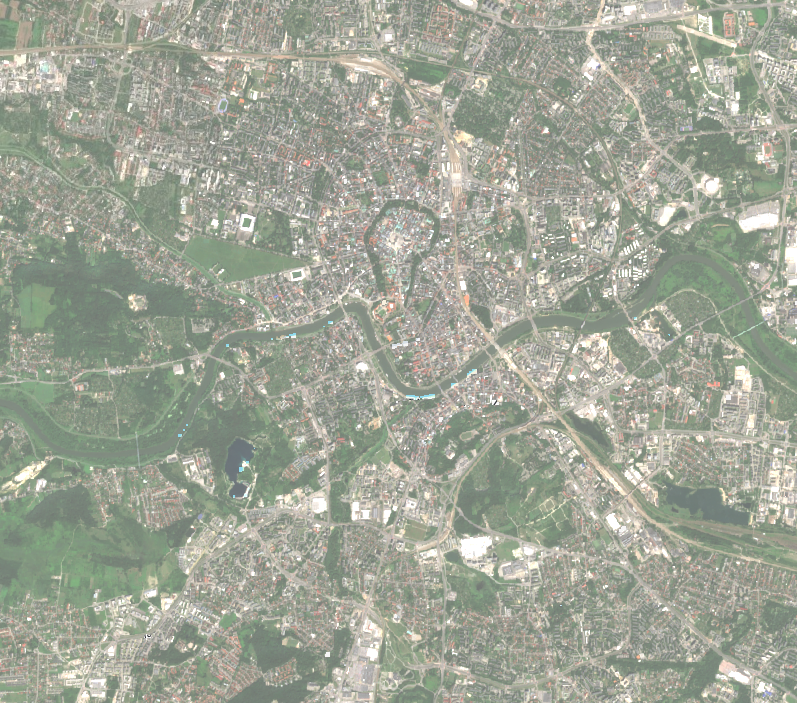
#> input picture class_1/krk.png, 797 x 703 px
$ jupyter execute algebra.ipynb
#> lines starting #> are read from the running program, lines starting #| are printed output that depends on the picture
# Introduction to Linear Algebra and the world of probablitites

In this work-sheet, we shall do two activities. First of all we shall check the power of SVD. Then we shall check how may we generate data from an arbitrary distribution (given that we have the ability to generate data from a uniform distribution).

## Singular Value Decomposition
Lets load an image and try to do it's SVD.

Please note the way to access an image from your Google drive. Change the code accordingly (and load an image in your Google drive) to access to your own image!

Mark that we shall be using PIL's Image library, a useful set of powerful algorithms for image processing.

[cell 1]
import matplotlib.pyplot as plt
import numpy as np

from PIL import Image

Lets load the image and convert that to a gray-scale version (so that we can treat it just like a 2D matrix). What will happen if its not gray-scale?

It's not a single value anymore so single value decomposition won't work in this format (it expects a 2D matrix)

using local pc paths (easier), going to be working on 2 pictures simultaneously, sen-2 screenshots taken from GEE

the areas of interest are Krakow center as the urban area and some patch of land north of Hrubieszow in Lubelskie voivodeship as the rural area

[cell 2]
img_krk = Image.open("krk.png")
#> img_krk is the input picture: PIL image 797x703 RGB; mean R, G, B 159.8, 164.8, 150.5
imggray_krk = img_krk.convert('L')

img_lub = Image.open("lub.png")
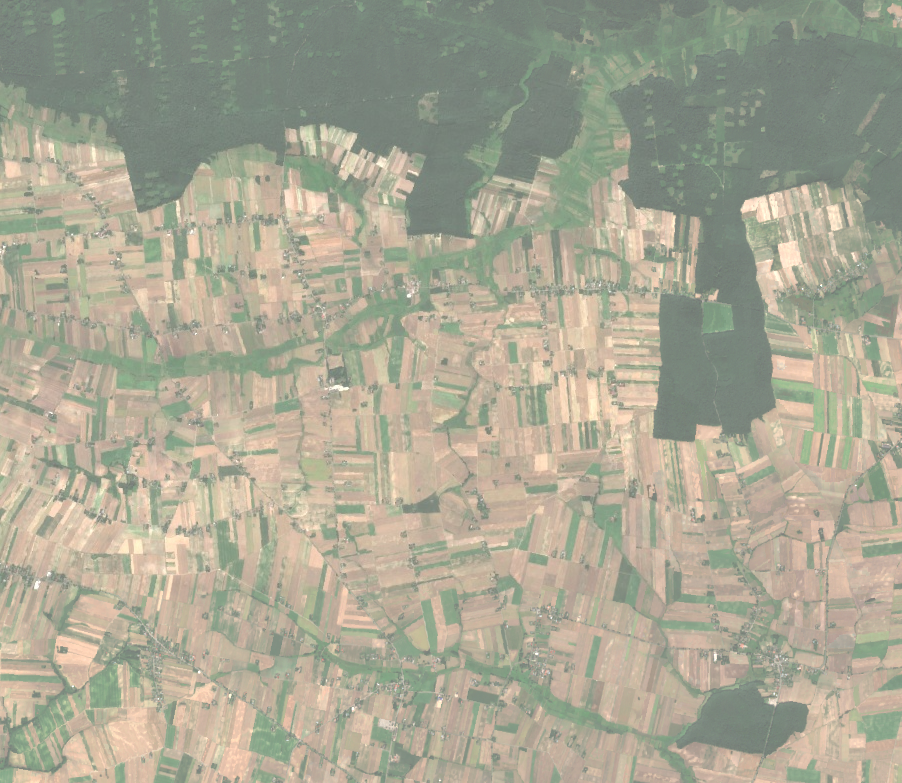
#> input picture class_1/lub.png, 902 x 783 px
#> img_lub is the input picture: PIL image 902x783 RGB; mean R, G, B 169.2, 166.8, 148.1
imggray_lub = img_lub.convert('L')
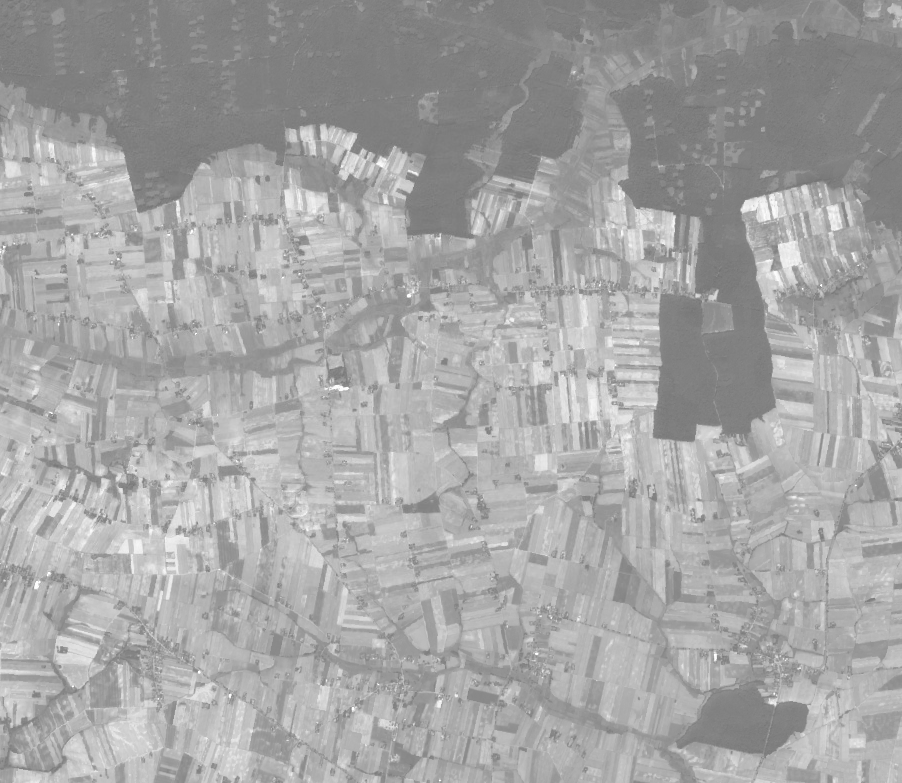
#> imggray_lub: PIL image 902x783 L; min 112, max 255, mean 165.4

[cell 3]
imgmat_krk = np.array(list(imggray_krk.getdata(band=0)), float)
imgmat_krk.shape = (imggray_krk.size[1], imggray_krk.size[0])
imgmat_krk = np.matrix(imgmat_krk)

imgmat_lub = np.array(list(imggray_lub.getdata(band=0)), float)
imgmat_lub.shape = (imggray_lub.size[1], imggray_lub.size[0])
imgmat_lub = np.matrix(imgmat_lub)

plt.figure(figsize=(12, 6))
plt.subplot(1, 2, 1)
plt.axis('off')
plt.title('Original krk.png')
plt.imshow(imgmat_krk, cmap='gray')
plt.subplot(1, 2, 2)
plt.axis('off')
plt.title('Original lub.png')
plt.imshow(imgmat_lub, cmap='gray')

### SVD

We can directly use the $svd$ command from Numpy to operate SVD on the matrix.

Lets first check how the image will look if we only use a single vector to reconstruct the image.

[cell 4]
U_krk, sigma_krk, V_krk = np.linalg.svd(imgmat_krk)
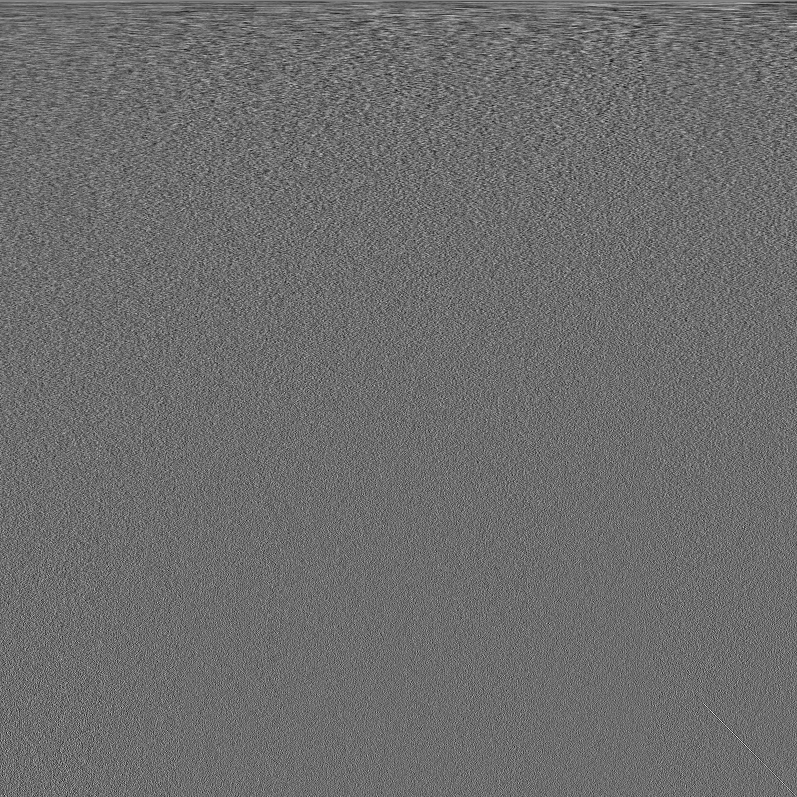
#> V_krk: shape (797, 797) float64; min -0.176, max 0.234, mean 4.4e-05; drawn with min black and max white
#> sigma_krk = 703 values, max 121153 at index 0, min 11.8 at index 702, mean 628.1
reconstimg_krk = np.matrix(U_krk[:, :1]) * np.diag(sigma_krk[:1]) * np.matrix(V_krk[:1, :])

U_lub, sigma_lub, V_lub = np.linalg.svd(imgmat_lub)
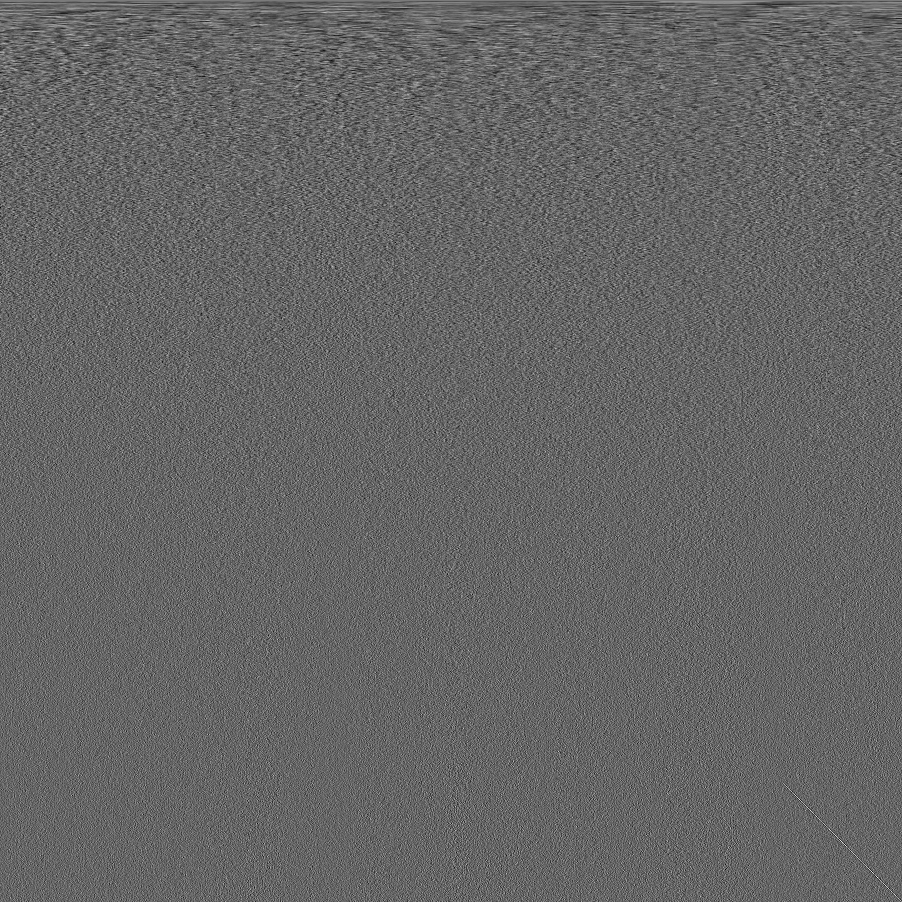
#> V_lub: shape (902, 902) float64; min -0.158, max 0.239, mean 3.77e-05; drawn with min black and max white
#> sigma_lub = 783 values, max 139868.4 at index 0, min 4.88 at index 782, mean 435.4
reconstimg_lub = np.matrix(U_lub[:, :1]) * np.diag(sigma_lub[:1]) * np.matrix(V_lub[:1, :])

plt.figure(figsize=(12, 6))
plt.subplot(1, 2, 1)
plt.imshow(reconstimg_krk, cmap='gray')
plt.subplot(1, 2, 2)
plt.imshow(reconstimg_lub, cmap='gray')

Now lets check how does the sigma vector look like.

What do you observe? The lines are a little less steep, meaning we have more complexity compared to the test image previously discussed in class.

How many vectors can we use to get a decent reconstruction of the image? For both sen-2 images, around 100 was the mark where it stopped being terrible.

What will happen if we omit the first 1-2 vectors (corresponding to the largest eigen values)?
The image gets blurry. In this instance, the fields did better than urban area, which did better than forests (those are barely recognizeable)

[cell 5]
U_krk.shape
sigma_krk.shape
plt.figure(figsize=(12, 6))
plt.subplot(1, 2, 1)
plt.title('Sigma krk')
plt.plot(sigma_krk)
plt.subplot(1, 2, 2)
plt.title('Sigma lub')
plt.plot(sigma_lub)
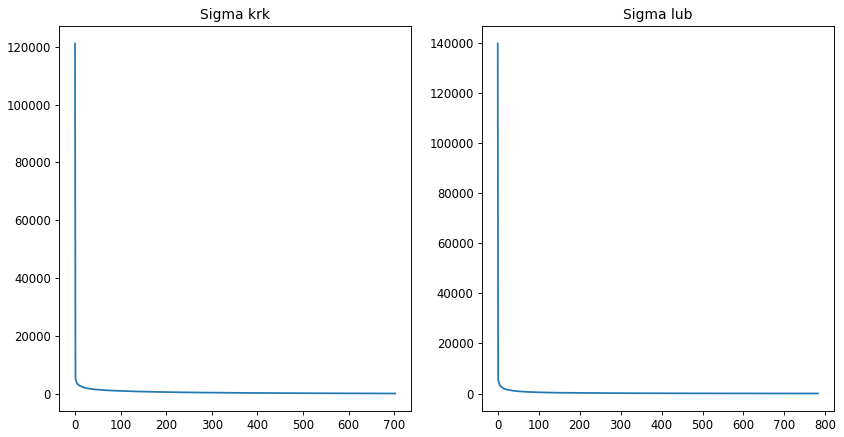
#> figure drawn by matplotlib, 2 panels; panel 1: curve peaks at x = 0, y = 121153; panel 2: curve peaks at x = 0, y = 139868.4

[cell 6]
i = 50
j = 0
reconstimg_krk = np.matrix(U_krk[:, j:i]) * np.diag(sigma_krk[j:i]) * np.matrix(V_krk[j:i, :])
reconstimg_lub = np.matrix(U_lub[:, j:i]) * np.diag(sigma_lub[j:i]) * np.matrix(V_lub[j:i, :])
plt.figure(figsize=(12, 12))
plt.subplot(2, 2, 1)
plt.axis('off')
plt.title('Original krk.png')
plt.imshow(imgmat_krk, cmap='gray')
plt.subplot(2, 2, 2)
plt.axis('off')
plt.title('Reconstructed first 50 krk.png')
plt.imshow(reconstimg_krk, cmap='gray')

plt.subplot(2, 2, 3)
plt.axis('off')
plt.title('Original lub.png')
plt.imshow(imgmat_lub, cmap='gray')
plt.subplot(2, 2, 4)
plt.axis('off')
plt.title('Reconstructed first 50 lub.png')
plt.imshow(reconstimg_lub, cmap='gray')

[cell 7]
i = 100
j = 0
reconstimg_krk = np.matrix(U_krk[:, j:i]) * np.diag(sigma_krk[j:i]) * np.matrix(V_krk[j:i, :])
reconstimg_lub = np.matrix(U_lub[:, j:i]) * np.diag(sigma_lub[j:i]) * np.matrix(V_lub[j:i, :])
plt.figure(figsize=(12, 12))
plt.subplot(2, 2, 1)
plt.axis('off')
plt.title('Original krk.png')
plt.imshow(imgmat_krk, cmap='gray')
plt.subplot(2, 2, 2)
plt.axis('off')
plt.title('Reconstructed first 100 krk.png')
plt.imshow(reconstimg_krk, cmap='gray')

plt.subplot(2, 2, 3)
plt.axis('off')
plt.title('Original lub.png')
plt.imshow(imgmat_lub, cmap='gray')
plt.subplot(2, 2, 4)
plt.axis('off')
plt.title('Reconstructed first 100 lub.png')
plt.imshow(reconstimg_lub, cmap='gray')

[cell 8]
i = 100
j = 3
reconstimg_krk = np.matrix(U_krk[:, j:i]) * np.diag(sigma_krk[j:i]) * np.matrix(V_krk[j:i, :])
reconstimg_lub = np.matrix(U_lub[:, j:i]) * np.diag(sigma_lub[j:i]) * np.matrix(V_lub[j:i, :])
plt.figure(figsize=(12, 12))
plt.subplot(2, 2, 1)
plt.axis('off')
plt.title('Original krk.png')
plt.imshow(imgmat_krk, cmap='gray')
plt.subplot(2, 2, 2)
plt.axis('off')
plt.title('Reconstructed 100 omitted 3 krk.png')
plt.imshow(reconstimg_krk, cmap='gray')

plt.subplot(2, 2, 3)
plt.axis('off')
plt.title('Original lub.png')
plt.imshow(imgmat_lub, cmap='gray')
plt.subplot(2, 2, 4)
plt.axis('off')
plt.title('Reconstructed 100 omitted 3 lub.png')
plt.imshow(reconstimg_lub, cmap='gray')

[cell 9]
i = 700
j = 0
reconstimg_krk = np.matrix(U_krk[:, j:i]) * np.diag(sigma_krk[j:i]) * np.matrix(V_krk[j:i, :])
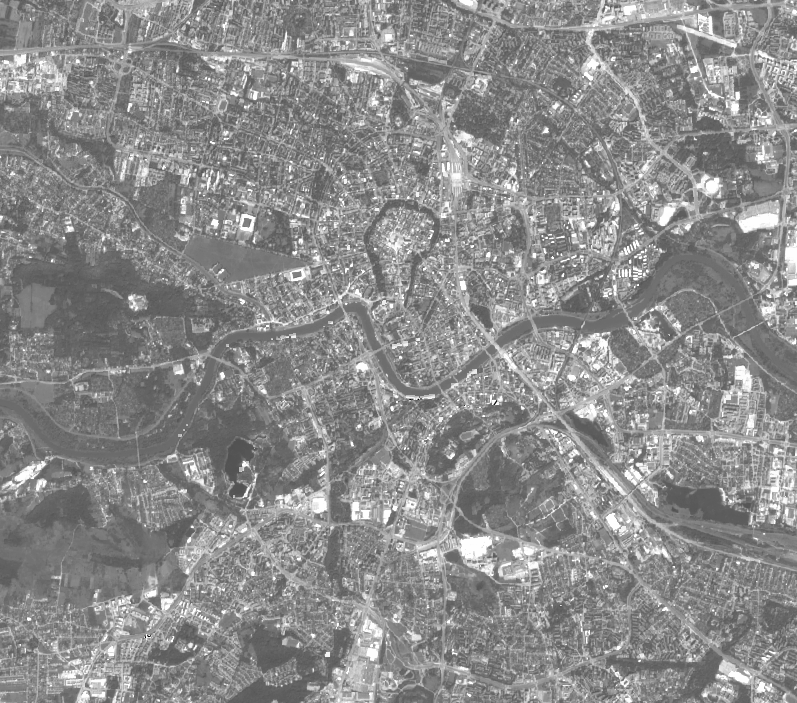
#> reconstimg_krk: shape (703, 797) float64; min 47.98, max 255.2, mean 161.7; drawn with min black and max white
reconstimg_lub = np.matrix(U_lub[:, j:i]) * np.diag(sigma_lub[j:i]) * np.matrix(V_lub[j:i, :])
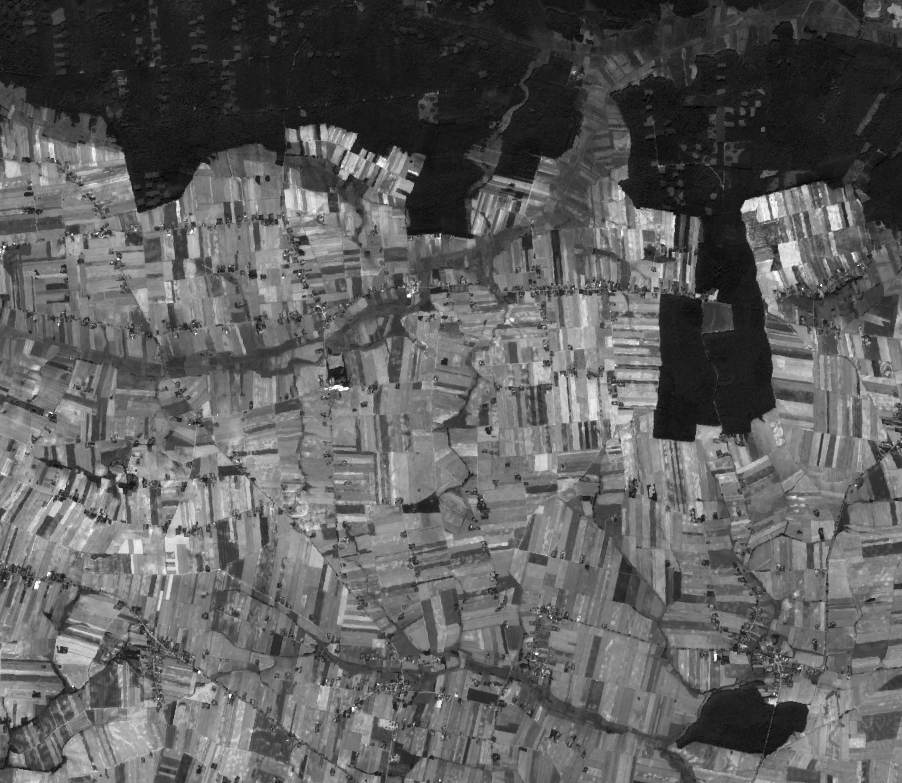
#> reconstimg_lub: shape (783, 902) float64; min 112.3, max 255.2, mean 165.4; drawn with min black and max white
plt.figure(figsize=(12, 12))
plt.subplot(2, 2, 1)
plt.axis('off')
plt.title('Original krk.png')
plt.imshow(imgmat_krk, cmap='gray')
plt.subplot(2, 2, 2)
plt.axis('off')
plt.title('Reconstructed first 100 krk.png')
plt.imshow(reconstimg_krk, cmap='gray')

plt.subplot(2, 2, 3)
plt.axis('off')
plt.title('Original lub.png')
plt.imshow(imgmat_lub, cmap='gray')
plt.subplot(2, 2, 4)
plt.axis('off')
plt.title('Reconstructed first 100 lub.png')
plt.imshow(reconstimg_lub, cmap='gray')
